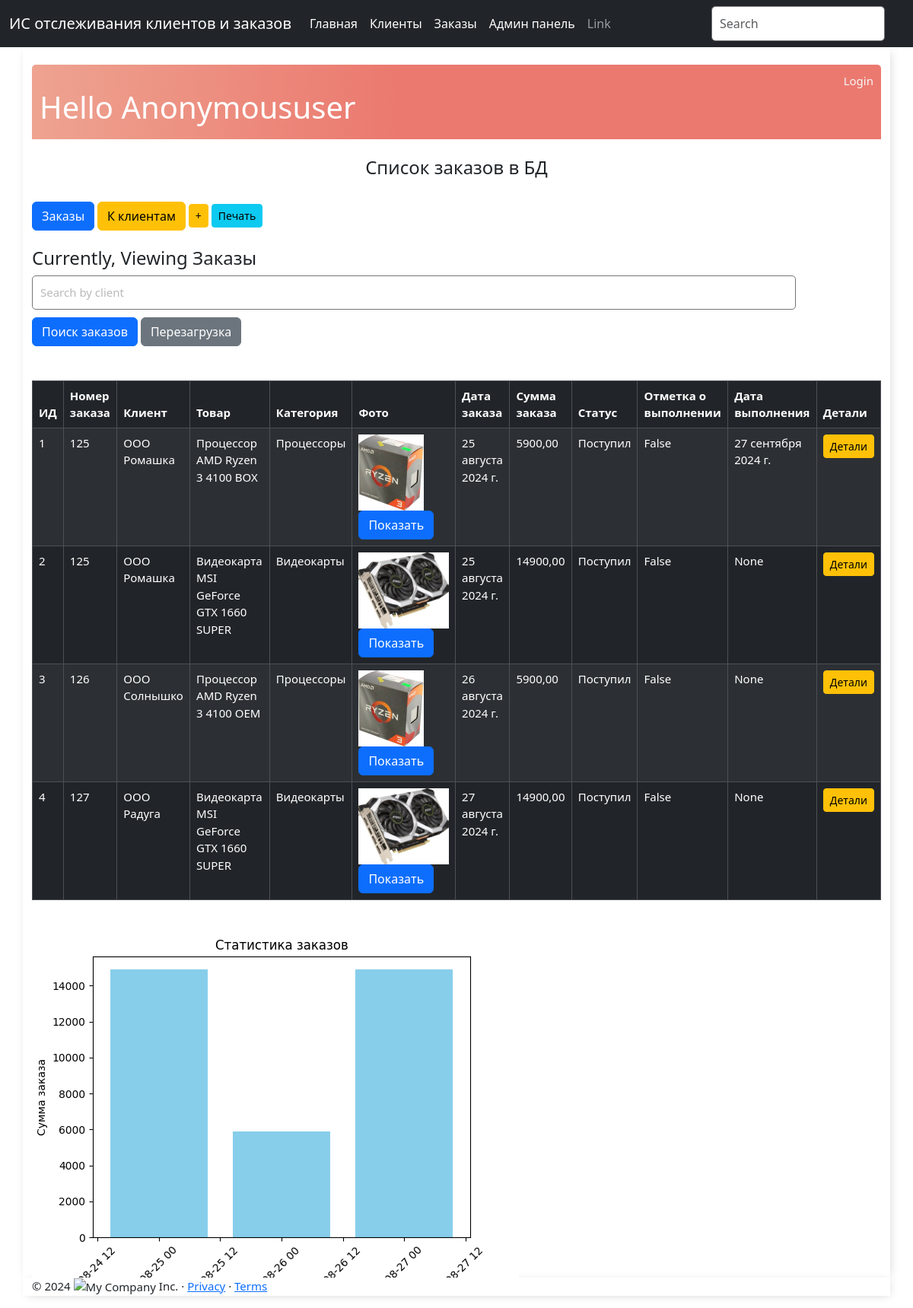
The app's page /display_orders/ with its own data.
### base_app/models.py (models this page shows, shortened)
class Order(models.Model):
    objects = None
    order_number = models.CharField(max_length=100, verbose_name='Номер заказа')
    client = models.ForeignKey(Client, on_delete=models.CASCADE, related_name='orders', verbose_name='Клиент')
    product = models.CharField(max_length=100, verbose_name="Товар")
    CATEGORY_CHOICES = [
        ('Процессоры', 'Процессоры'),
        ('Материнские платы', 'Материнские платы'),
        ('Видеокарты', 'Видеокарты'),
        ('Оперативная память', 'Оперативная память'),
        ('SSD-диски', 'SSD-диски'),
        ('HDD-диски', 'HDD-диски'),
        ('Блоки питания>', 'Блоки питания'),
    ]
    category = models.CharField(max_length=50, choices=CATEGORY_CHOICES, verbose_name='Категория')
    photo = models.ImageField(upload_to='images',
                              help_text="Введите фото",
                              verbose_name="Фото товара",
                              null=True, blank=True)
    order_date = models.DateField(verbose_name='Дата заказа')
    order_amount = models.DecimalField(verbose_name="Сумма заказа", max_digits=10, decimal_places=2)
    ORDER_STATUS_CHOICES = [
        ('Поступил', 'Поступил'),
        ('Выполняется', 'Выполняется'),
        ('Закрыт', 'Закрыт'),
    ]
    status = models.CharField(max_length=50, choices=ORDER_STATUS_CHOICES, verbose_name='Статус')
    completed = models.BooleanField(default=False, verbose_name='Заказ завершен')
    completion_date = models.DateField(null=True, blank=True, verbose_name='Дата завершения')
    class Meta:
        verbose_name = 'Заказ'
        verbose_name_plural = 'Заказы'

class Client(models.Model):
    objects = None
    name = models.CharField(max_length=100, verbose_name='Имя клиента')
    email = models.EmailField(verbose_name='Email')
    phone = models.CharField(max_length=15, verbose_name='Телефон')
    photo = models.ImageField(upload_to='images',
                              help_text="Введите фото",
                              verbose_name="Фото клиента",
                              null=True, blank=True)
    class Meta:
        verbose_name = 'Клиент'
        verbose_name_plural = 'Клиенты'

### base_app/views.py (the view)
# urls.py: path('display_orders/', views.display_orders, name='display_orders'), # вывод заказов
def display_orders(request):
    orders = Order.objects.all()
    graph_base64 = plot_order_statistics(orders)
    context = {
        'orders': orders,
        'graph_base64': graph_base64,
        'header': 'Заказы'
    }
    return render(request, 'order_list.html', context)

### base_app/views.py (called while the page is built)
def plot_order_statistics(orders):
    fig, ax = plt.subplots()
    order_date = [order.order_date for order in orders]
    order_amounts = [order.order_amount for order in orders]
    ax.bar(order_date, order_amounts, color='skyblue')
    plt.xlabel('Дата заказа')
    plt.ylabel('Сумма заказа')
    plt.title('Статистика заказов')
    plt.xticks(rotation=45)
    graph_file = BytesIO()
    plt.savefig(graph_file, format='png')
    graph_file.seek(0)
    graph_base64 = base64.b64encode(graph_file.read()).decode()
    plt.close('all')
    return graph_base64

### templates/order_list.html (shortened to what this page needs)
{% extends 'base.html' %}
{% block content %}
<br>
<div class="header-bar">
    <div>
        <br>
        <h1>Hello {{ request.user|title }}</h1>
    </div>
    {% if request.user.is_authenticated %}
    <a href="{% url 'logout' %}">Logout</a>
    {% else %}
    <a href="{% url 'login' %}">Login</a>
    {% endif %}
</div>
<br>
<div class="row text-center text-dark lh-2">
    <h4>Список заказов в БД</h4>
</div>
<br>
<div class="button-group">
    <a href="{% url 'display_orders' %}" class="btn btn-primary btn-end" role="button">Заказы</a>
    <a href="{% url 'display_clients' %}" class="btn btn-warning" role="button">К клиентам</a>
    <a href="{% url 'add_order' %}" class="btn btn-warning btn-sm" role="button"> +</a>
    <a href="{% url 'print_orders' %}" class="btn btn-info btn-sm" onclick="window.print();">Печать</a>
</div>
<br>
<h4>Currently, Viewing {{ header }}</h4>
<form action="{% url 'search_orders' %}" method="GET">
    <input type="text" name="client" placeholder="Search by client">
    <div class="button-container">
        <button type="submit" class="btn btn-primary" name="button">Поиск заказов</button>
        <a href="{% url 'display_orders' %}" class="btn btn-secondary" role="button">Перезагрузка</a>
    </div>
</form><br>
<br>
{% if orders %}
    <table class="table table-dark table-hover table-striped table-bordered text-start">
            <thead>
                <tr>
                    <th>ИД</th>
                    <th>Номер заказа</th>
                    <th>Клиент</th>
                    <th>Товар</th>
                    <th>Категория</th>
                    <th>Фото</th>
                    <th>Дата заказа</th>
                    <th>Сумма заказа</th>
                    <th>Статус</th>
                    <th>Отметка о выполнении</th>
                    <th>Дата выполнения</th>
                    <th>Детали</th>
                </tr>
            </thead>
            <tbody>
                {% for order in orders %}
                    <tr>
                        <td>{{ order.pk }}</td>
                        <td>{{ order.order_number }}</td>
                        <td>{{ order.client.name }}</td>
                        <td>{{ order.product }}</td>
                        <td>{{ order.category }}</td>
                        <td>
                            {% if order.photo %}
                                <img src="{{ order.photo.url }}" alt="connect" style="max-height:100px">
                                <a href="{{ order.photo.url }}" class="btn btn-primary" target="_blank">Показать</a>
                            {% else %}
                                Фото отсутствует
                            {% endif %}
                        </td>
                        <td>{{ order.order_date }}</td>
                        <td>{{ order.order_amount }}</td>
                        <td>{{ order.status }}</td>
                        <td>{{ order.completed }}</td>
                        <td>{{ order.completion_date }}</td>
                        <td>
                            <a href="{% url 'order_detail' order.pk %}" class="btn btn-warning btn-sm" role="button"> Детали</a>
                        </td>
                    </tr>
                {% endfor %}
            </tbody>
        </table>
    {% else %}
      <p>В базе данных нет заказов </p>
    {% endif %}
    {% if graph_base64 %}
        <img alt="Orders Statistics">
    {% endif %}
{% endblock content %}

### static/css/main.css (style rules this page uses)
body { background: #FAFAFA; font-family: 'Roboto', sans-serif; }
input { outline: none; border: none; }
.header-bar { display: flex; justify-content: space-between; color: #fff; padding: 10px; border-radius: 5px 5px 0 0; background: linear-gradient(90deg, #EEA390 0%, #EB796F 43%, #EB796F 100%); }
.header-bar a { color: rgb(247, 247, 247); text-decoration: none; }
input[type=text], input[type=password], textarea { border: 1px solid #757575; border-radius: 5px; padding: 10px; width: 90%; }
::placeholder { font-weight: 300; opacity: 0.5; }
.button-container { margin-top: 10px; }

### records on screen
Order: pk "1", order_number "125", client.name "ООО Ромашка", product "Процессор AMD Ryzen 3 4100 BOX", category "Процессоры", photo (picture), order_date "25 августа 2024 г.", order_amount "5900,00", status "Поступил", completed "False", completion_date "27 сентября 2024 г."
Order: pk "2", order_number "125", client.name "ООО Ромашка", product "Видеокарта MSI GeForce GTX 1660 SUPER", category "Видеокарты", photo (picture), order_date "25 августа 2024 г.", order_amount "14900,00", status "Поступил", completed "False", completion_date "None"
Order: pk "3", order_number "126", client.name "ООО Солнышко", product "Процессор AMD Ryzen 3 4100 OEM", category "Процессоры", photo (picture), order_date "26 августа 2024 г.", order_amount "5900,00", status "Поступил", completed "False", completion_date "None"
Order: pk "4", order_number "127", client.name "ООО Радуга", product "Видеокарта MSI GeForce GTX 1660 SUPER", category "Видеокарты", photo (picture), order_date "27 августа 2024 г.", order_amount "14900,00", status "Поступил", completed "False", completion_date "None"

### other values on screen
{{ request.user|title }} "Anonymoususer"
{{ header }} "Заказы"
